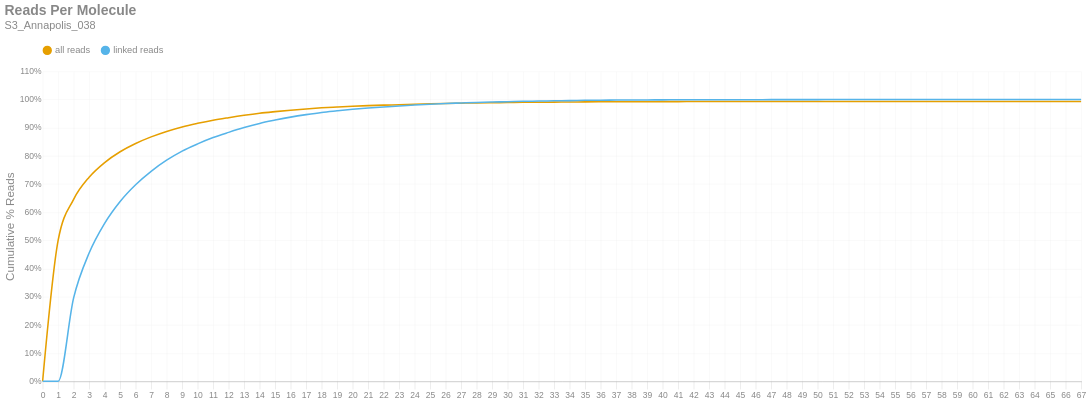

Notebook code for this chart:
### Markdown cell above
### Reads per Molecule
This chart shows the cumulative distribution of the number of reads per linked molecule. That is, how many alignments are associated with a unique molecule. This excludes the number of reads associated with invalid or absent linked-read barcodes. The `linked` histogram is the percentages recalculated when disregarding singletons.

### Code cell
if SKIPLR:
    print_html(f"Skipped")
else:
    counts = np.bincount(valids['reads'].cast(pl.Int64).to_numpy())
    weighted = counts * np.arange(len(counts))
    all_perc = weighted / n_reads
    linked_perc = weighted / n_linked_reads
    linked_perc[1] = 0
    binned_df = pl.DataFrame({
        'readsper': list(range(len(counts))),
        'all reads (cumsum)': np.cumsum(all_perc).tolist(),
        'linked reads (cumsum)': np.cumsum(linked_perc).tolist(),
    })

    with SafeRender(binned_df):
        (
            density_plot(binned_df, 'Reads Per Molecule', samplename, 'readspmol')
            .encode(
                x=alt.X('readsper:O', title=None).axis(labelAngle=0).scale(padding=0),
                y=alt.Y('value:Q', title='Cumulative % Reads').axis(format='%').stack(False),
                color=alt.Color("key:N").scale(domain=["all reads", "linked reads"]),
                tooltip=[
                    alt.Tooltip("key:N", title="Data Type"),
                    alt.Tooltip("readsper:O", title="Reads Per Molecule"),
                    alt.Tooltip("value:Q", format=".2%", title="% Reads (Cum.)")
                ]            
            )
        ).display()

### Figure 1 — Vega-Lite specification as saved in the notebook (floating-point values rounded to 4 significant figures)
{"width": "container", "height": 400, "config": {"title": {"anchor": "start", "dy": -15, "fontSize": 18, "color": "#888888", "subtitleColor": "#888888", "subtitleFontSize": 14}, "arc": {"fill": "#0072B2"}, "axis": {"domainColor": "#888888", "domainWidth": 0.5, "gridWidth": 0.2, "grid": false, "titleFontWeight": 400, "titleFontSize": 15, "labelFontSize": 11, "labelColor": "#888888", "tickColor": "#888888", "tickWidth": 0.2, "titleColor": "#888888"}, "axisBand": {"grid": false}, "axisX": {"grid": true, "tickSize": 10, "domainCap": "round"}, "axisY": {"domain": false, "grid": true, "tickSize": 0, "domainCap": "round"}, "background": "transparent", "header": {"labelFontSize": 15, "labelColor": "#888888", "titleFontSize": 15, "titleFontWeight": 600, "titleColor": "#888888"}, "legend": {"labelFont": "sans-serif", "labelFontSize": 12, "labelColor": "#888888", "symbolSize": 100, "symbolType": "circle", "titleFontSize": 12, "titlePadding": 10, "titleColor": "#888888", "title": null, "orient": "top"}, "range": {"category": ["#E69F00", "#56B4E9", "#009E73", "#F0E442", "#0072B2", "#D55E00", "#CC79A7", "#000000"], "diverging": ["#cfe8f3", "#a2d4ec", "#73bfe2", "#46abdb", "#1696d2", "#12719e"]}, "area": {"fill": "#0072B2", "fillOpacity": 0.7, "line": true, "strokeOpacity": 0.7}, "line": {"color": "#0072B2", "stroke": "#0072B2", "strokeWidth": 2}, "trail": {"color": "#0072B2", "stroke": "#0072B2", "strokeWidth": 0, "size": 1}, "point": {"filled": true, "fillOpacity": 1.0, "size": 95}, "text": {"color": "#888888", "fontSize": 11, "align": "right", "fontWeight": 400, "size": 11}, "bar": {"fill": "#0072B2", "stroke": null}, "view": {"stroke": null, "continuousWidth": 660, "continuousHeight": 400}}, "data": {"name": "data-2ef600364fd1f45784338558092f7b12"}, "mark": {"type": "line", "interpolate": "monotone", "point": {"opacity": 0, "size": 275}}, "encoding": {"color": {"field": "key", "scale": {"domain": ["all reads", "linked reads"]}, "type": "nominal"}, "tooltip": [{"field": "key", "title": "Data Type", "type": "nominal"}, {"field": "readsper", "title": "Reads Per Molecule", "type": "ordinal"}, {"field": "value", "format": ".2%", "title": "% Reads (Cum.)", "type": "quantitative"}], "x": {"axis": {"labelAngle": 0}, "field": "readsper", "scale": {"padding": 0}, "title": null, "type": "ordinal"}, "y": {"axis": {"format": "%"}, "field": "value", "stack": false, "title": "Cumulative % Reads", "type": "quantitative"}}, "params": [{"name": "param_c36ac31b6afebe62", "select": {"type": "point", "fields": ["key"]}, "bind": "legend"}], "title": {"text": "Reads Per Molecule", "subtitle": "S3_Annapolis_038"}, "transform": [{"fold": ["all reads (cumsum)", "linked reads (cumsum)"]}, {"calculate": "replace(datum.key, ' (cumsum)', '')", "as": "key"}, {"filter": {"param": "param_c36ac31b6afebe62"}}], "usermeta": {"embedOptions": {"downloadFileName": "S3_Annapolis_038.readspmol"}}, "$schema": "https://vega.github.io/schema/vega-lite/v6.1.0.json", "datasets": {"data-2ef600364fd1f45784338558092f7b12": [{"readsper": 0, "all reads (cumsum)": 0.0, "linked reads (cumsum)": 0.0}, {"readsper": 1, "all reads (cumsum)": 0.4997, "linked reads (cumsum)": 0.0}, {"readsper": 2, "all reads (cumsum)": 0.6457, "linked reads (cumsum)": 0.2959}, {"readsper": 3, "all reads (cumsum)": 0.7242, "linked reads (cumsum)": 0.4551}, {"readsper": 4, "all reads (cumsum)": 0.7762, "linked reads (cumsum)": 0.5605}, {"readsper": 5, "all reads (cumsum)": 0.8145, "linked reads (cumsum)": 0.6382}, {"readsper": 6, "all reads (cumsum)": 0.8438, "linked reads (cumsum)": 0.6976}, {"readsper": 7, "all reads (cumsum)": 0.8673, "linked reads (cumsum)": 0.7452}, {"readsper": 8, "all reads (cumsum)": 0.8867, "linked reads (cumsum)": 0.7845}, {"readsper": 9, "all reads (cumsum)": 0.9027, "linked reads (cumsum)": 0.8169}, {"readsper": 10, "all reads (cumsum)": 0.9153, "linked reads (cumsum)": 0.8424}, {"readsper": 11, "all reads (cumsum)": 0.9263, "linked reads (cumsum)": 0.8648}, {"readsper": 12, "all reads (cumsum)": 0.9354, "linked reads (cumsum)": 0.8832}, {"readsper": 13, "all reads (cumsum)": 0.9438, "linked reads (cumsum)": 0.9003}, {"readsper": 14, "all reads (cumsum)": 0.9511, "linked reads (cumsum)": 0.9151}, {"readsper": 15, "all reads (cumsum)": 0.9569, "linked reads (cumsum)": 0.9268}, {"readsper": 16, "all reads (cumsum)": 0.9621, "linked reads (cumsum)": 0.9374}, {"readsper": 17, "all reads (cumsum)": 0.9665, "linked reads (cumsum)": 0.9462}, {"readsper": 18, "all reads (cumsum)": 0.9703, "linked reads (cumsum)": 0.954}, {"readsper": 19, "all reads (cumsum)": 0.9732, "linked reads (cumsum)": 0.9598}, {"readsper": 20, "all reads (cumsum)": 0.9758, "linked reads (cumsum)": 0.9652}, {"readsper": 21, "all reads (cumsum)": 0.9781, "linked reads (cumsum)": 0.9699}, {"readsper": 22, "all reads (cumsum)": 0.98, "linked reads (cumsum)": 0.9736}, {"readsper": 23, "all reads (cumsum)": 0.9814, "linked reads (cumsum)": 0.9766}, {"readsper": 24, "all reads (cumsum)": 0.9832, "linked reads (cumsum)": 0.9801}, {"readsper": 25, "all reads (cumsum)": 0.9847, "linked reads (cumsum)": 0.9832}, {"readsper": 26, "all reads (cumsum)": 0.986, "linked reads (cumsum)": 0.9857}, {"readsper": 27, "all reads (cumsum)": 0.9869, "linked reads (cumsum)": 0.9876}, {"readsper": 28, "all reads (cumsum)": 0.9878, "linked reads (cumsum)": 0.9895}, {"readsper": 29, "all reads (cumsum)": 0.9885, "linked reads (cumsum)": 0.991}, {"readsper": 30, "all reads (cumsum)": 0.9891, "linked reads (cumsum)": 0.9922}, {"readsper": 31, "all reads (cumsum)": 0.9899, "linked reads (cumsum)": 0.9936}, {"readsper": 32, "all reads (cumsum)": 0.9902, "linked reads (cumsum)": 0.9943}, {"readsper": 33, "all reads (cumsum)": 0.9906, "linked reads (cumsum)": 0.9952}, {"readsper": 34, "all reads (cumsum)": 0.991, "linked reads (cumsum)": 0.9959}, {"readsper": 35, "all reads (cumsum)": 0.9915, "linked reads (cumsum)": 0.9969}, {"readsper": 36, "all reads (cumsum)": 0.9918, "linked reads (cumsum)": 0.9976}, {"readsper": 37, "all reads (cumsum)": 0.9919, "linked reads (cumsum)": 0.9978}, {"readsper": 38, "all reads (cumsum)": 0.9921, "linked reads (cumsum)": 0.9983}, {"readsper": 39, "all reads (cumsum)": 0.9923, "linked reads (cumsum)": 0.9985}, {"readsper": 40, "all reads (cumsum)": 0.9923, "linked reads (cumsum)": 0.9987}, {"readsper": 41, "all reads (cumsum)": 0.9925, "linked reads (cumsum)": 0.9989}, {"readsper": 42, "all reads (cumsum)": 0.9926, "linked reads (cumsum)": 0.9991}, {"readsper": 43, "all reads (cumsum)": 0.9926, "linked reads (cumsum)": 0.9992}, {"readsper": 44, "all reads (cumsum)": 0.9926, "linked reads (cumsum)": 0.9993}, {"readsper": 45, "all reads (cumsum)": 0.9927, "linked reads (cumsum)": 0.9994}, {"readsper": 46, "all reads (cumsum)": 0.9927, "linked reads (cumsum)": 0.9994}, {"readsper": 47, "all reads (cumsum)": 0.9927, "linked reads (cumsum)": 0.9994}, {"readsper": 48, "all reads (cumsum)": 0.9927, "linked reads (cumsum)": 0.9995}, {"readsper": 49, "all reads (cumsum)": 0.9927, "linked reads (cumsum)": 0.9995}, {"readsper": 50, "all reads (cumsum)": 0.9928, "linked reads (cumsum)": 0.9996}, {"readsper": 51, "all reads (cumsum)": 0.9928, "linked reads (cumsum)": 0.9997}, {"readsper": 52, "all reads (cumsum)": 0.9929, "linked reads (cumsum)": 0.9997}, {"readsper": 53, "all reads (cumsum)": 0.9929, "linked reads (cumsum)": 0.9997}, {"readsper": 54, "all reads (cumsum)": 0.9929, "linked reads (cumsum)": 0.9997}, {"readsper": 55, "all reads (cumsum)": 0.9929, "linked reads (cumsum)": 0.9997}, {"readsper": 56, "all reads (cumsum)": 0.9929, "linked reads (cumsum)": 0.9998}, {"readsper": 57, "all reads (cumsum)": 0.9929, "linked reads (cumsum)": 0.9998}, {"readsper": 58, "all reads (cumsum)": 0.9929, "linked reads (cumsum)": 0.9998}, {"readsper": 59, "all reads (cumsum)": 0.9929, "linked reads (cumsum)": 0.9998}, {"readsper": 60, "all reads (cumsum)": 0.9929, "linked reads (cumsum)": 0.9998}, {"readsper": 61, "all reads (cumsum)": 0.9929, "linked reads (cumsum)": 0.9998}, {"readsper": 62, "all reads (cumsum)": 0.9929, "linked reads (cumsum)": 0.9998}, {"readsper": 63, "all reads (cumsum)": 0.9929, "linked reads (cumsum)": 0.9999}, {"readsper": 64, "all reads (cumsum)": 0.9929, "linked reads (cumsum)": 0.9999}, {"readsper": 65, "all reads (cumsum)": 0.9929, "linked reads (cumsum)": 0.9999}, {"readsper": 66, "all reads (cumsum)": 0.9929, "linked reads (cumsum)": 0.9999}, {"readsper": 67, "all reads (cumsum)": 0.993, "linked reads (cumsum)": 1.0}]}}
